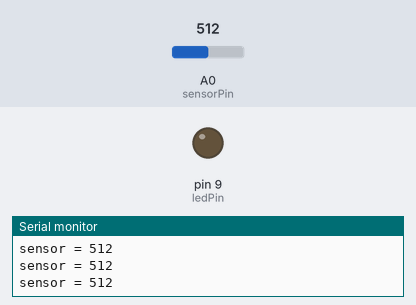
Recording of a sketch running on a simulated Arduino Uno, built with avr-gcc and run on an emulated ATmega328P. On the bench: output pins drawn as LEDs (lit = HIGH), the last lines printed to the serial monitor. The inputs (shaded band) are chosen by the test bench; at power-on: A0 (sensorPin) = 512.

Above: at 1.2 s.
1.3 s: A0 (sensorPin) set to 111
4.3 s: A0 (sensorPin) set to 91
At 5.0 s:
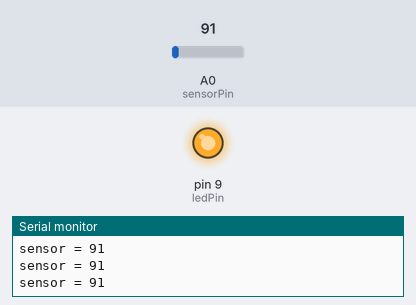
5.8 s: A0 (sensorPin) set to 110
At 6.3 s:
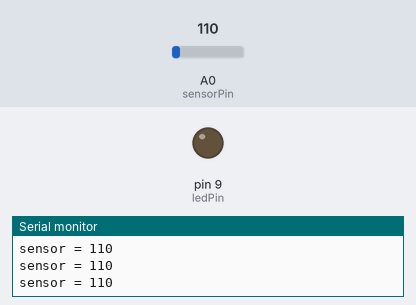
7.3 s: A0 (sensorPin) set to 90
At 8.5 s:
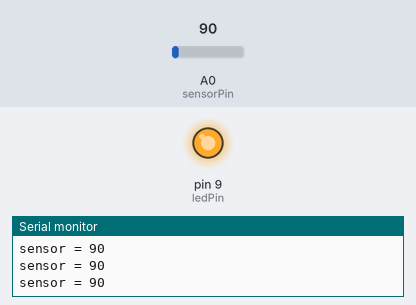
Timing chart, 0 to 9.8 s (numbered marks = the images above; inputs shaded):
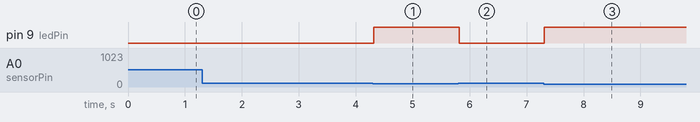

Measured:
- the behaviour switches between 100 and 99 on A0 (sensorPin) (found by bisection; images 0 and 1)
- after the input at 4.3 s, pin 9 (ledPin): LOW → HIGH at once
- after the input at 5.8 s, pin 9 (ledPin): HIGH → LOW at once
- after the input at 7.3 s, pin 9 (ledPin): LOW → HIGH at once

The sketch:

sketch_feb13a.ino
```cpp
int sensorPin = A0;
int ledPin = 9;
int sensorValue = 0;

void setup()
{
 Serial.begin(9600) ;
 pinMode(ledPin, OUTPUT);
}

void loop()
{
	sensorValue = analogRead(sensorPin);
	Serial.print("sensor = ");
    Serial.println(sensorValue);

  if(sensorValue < 100){
	digitalWrite(ledPin,HIGH);
  }else{
    digitalWrite(ledPin,LOW);
  }
  delay(2);
}
```
